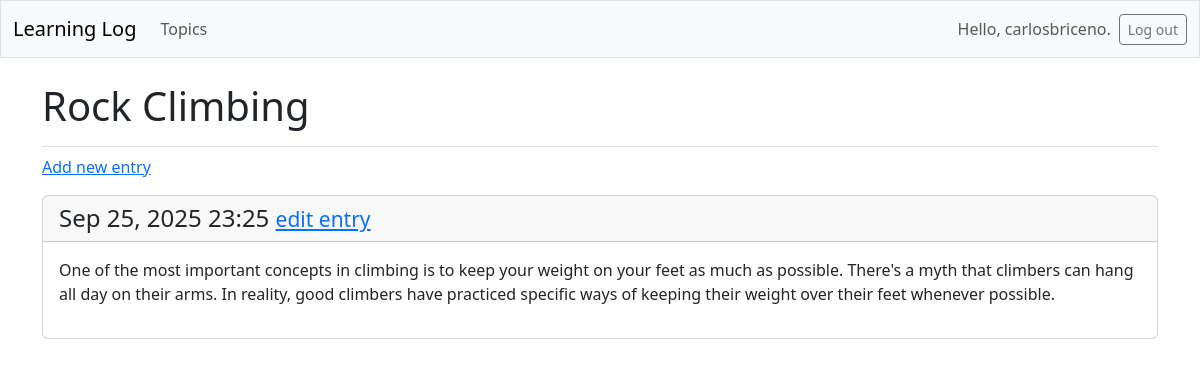
The page /topics/2/ (signed in) on the database its author committed.
### learning_logs/models.py (models this page shows, shortened)
class Topic(models.Model):
    text = models.CharField(max_length=200)  # Use to store small amount of text
    date_added = models.DateTimeField(auto_now_add=True)  # Piece of data to record date and time
    owner = models.ForeignKey(User, on_delete=models.CASCADE)

class Entry(models.Model):
    topic = models.ForeignKey(Topic, on_delete=models.CASCADE) # Rferecne to anothe rrecord in the database
    text = models.TextField()
    date_added = models.DateTimeField(auto_now_add=True)
    class Meta:
        verbose_name_plural = 'entries'

### learning_logs/views.py (the view)
# urls.py: path('topics/<int:topic_id>/', views.topic, name='topic'),
@login_required
def topic(request, topic_id):
    topic = Topic.objects.get(id=topic_id)
    if topic.owner != request.user:
        raise Http404
    entries = topic.entry_set.order_by('-date_added')
    context = {'topic': topic, 'entries':entries}
    return render(request, 'learning_logs/topic.html', context)

### learning_logs/templates/learning_logs/topic.html
{% extends 'learning_logs/base.html' %}
{% block page_header %}
  <h1>{{ topic.text }}</h1>
{% endblock page_header %}
{% block content %}
  <p>
    <a href="{% url 'learning_logs:new_entry' topic.id %}">Add new entry</a>
  </p>
  {% for entry in entries %}
    <div class="card mb-3">
      <h4 class="card-header">
        {{ entry.date_added|date:'M d, Y H:i' }}
        <small><a href="{% url 'learning_logs:edit_entry' entry.id %}">
          edit entry</a></small>
      </h4>
      <div class="card-body">{{ entry.text|linebreaks }}</div>
    </div>
  {% empty %}
    <p>There are no entries for this topic yet.</p>
  {% endfor %}
{% endblock content %}

### learning_logs/templates/learning_logs/base.html (shortened to what this page needs)
<!doctype html>
<html lang="en">
<head>
  {% load django_bootstrap5 %}
  {% bootstrap_css %}
</head>
<body>
  <nav class="navbar navbar-expand-md navbar-light bg-light mb-4 border">
    <div class="container-fluid">
      <a class="navbar-brand" href="{% url 'learning_logs:index' %}">
          Learning Log</a>
      <div class="collapse navbar-collapse" id="navbarCollapse">
        <ul class="navbar-nav me-auto mb-2 mb-md-0">
          <li class="nav-item">
            <a class="nav-link" href="{% url 'learning_logs:topics' %}">
              Topics</a></li>
        </ul>
        <ul class="navbar-nav ms-auto mb-2 mb-md-0">
          {% if user.is_authenticated %}
            <li class="nav-item">
              <span class="navbar-text me-2">Hello, {{ user.username }}.
                </span></li>
          {% endif %}
        </ul>
        {% if user.is_authenticated %}
          <form action="{% url 'accounts:logout' %}" method='post'>
            <button name='submit' class='btn btn-outline-secondary btn-sm'>
              Log out</button>
          </form>
        {% endif %}
      </div>
    </div>
  </nav>
  <main class="container">
    <div class="pb-2 mb-2 border-bottom">
      {% block page_header %}{% endblock page_header %}
    </div>
    <div>
      {% block content %}{% endblock content %}
    </div>
  </main>
</body>
</html>

### rows shown on the page
Topic: text "Rock Climbing"
Entry: date_added "Sep 25, 2025 23:25", text "One of the most important concepts in climbing is to keep your weight on your feet as much as possible. There's a myth that climbers can hang all day on their arms. In reality, good climbers have practiced specific ways of keeping their weight over their feet whenever possible."

### other values the page prints
{{ user.username }} "carlosbriceno"
